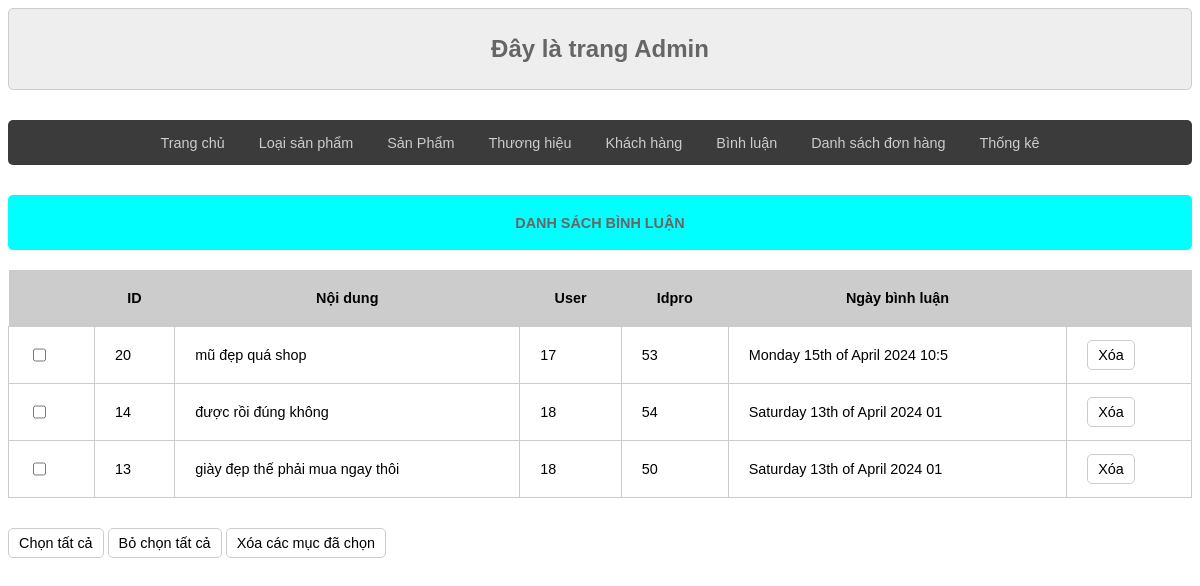
Screenshot of /admin/index.php?act=dsbl with the database file from the repository.
### tables this page shows
CREATE TABLE `tbl_binhluan` (
  `id` int(11) NOT NULL,
  `iduser` int(11) NOT NULL,
  `idpro` int(11) NOT NULL,
  `noidung` varchar(255) NOT NULL,
  `ngaybinhluan` varchar(30) NOT NULL
);

### model/pdo.php (called while the page is built, shortened)
<?php
function pdo_get_connection()
{
    $dburl = "mysql:host=localhost;dbname=website_qlbanhang;charset=utf8";
    $username = 'root';
    $password = '';
    $conn = new PDO($dburl, $username, $password);
    $conn->setAttribute(PDO::ATTR_ERRMODE, PDO::ERRMODE_EXCEPTION);
    return $conn;
}
function pdo_query($sql)
{
    $sql_args = array_slice(func_get_args(), 1);
    try {
        $conn = pdo_get_connection();
        $stmt = $conn->prepare($sql);
        $stmt->execute($sql_args);
        $rows = $stmt->fetchAll();
        return $rows;
    } catch (PDOException $e) {
        throw $e;
    }
}
?>

### model/binhluan.php (called while the page is built, shortened)
<?php
function load_all_binhluan($idpro)
{
    if ($idpro > 0) {
        $sql = "SELECT tbl_binhluan.id,tbl_binhluan.idpro,tbl_binhluan.iduser,tbl_binhluan.noidung, tbl_binhluan.ngaybinhluan, tbl_user.email
    FROM tbl_binhluan
    INNER JOIN tbl_user ON tbl_binhluan.iduser = tbl_user.id WHERE idpro='" . $idpro . "'";
    } else {
        $sql = "SELECT tbl_binhluan.id,tbl_binhluan.idpro,tbl_binhluan.iduser,tbl_binhluan.noidung, tbl_binhluan.ngaybinhluan, tbl_user.email
    FROM tbl_binhluan
    INNER JOIN tbl_user ON tbl_binhluan.iduser = tbl_user.id";
    }
    $sql .= " ORDER BY tbl_binhluan.id DESC";
    $listbl = pdo_query($sql);
    return $listbl;
}
?>

### admin/binhluan/list.php (the view)
<div class="row">
    <div class="row frmtitle">
        <h1>DANH SÁCH BÌNH LUẬN</h1>
    </div>
    <div class="row frmcontent">
        <div class="row mb frmdsloai">
            <table>
                <tr>
                    <th></th>
                    <th>ID</th>
                    <th>Nội dung</th>
                    <th>User</th>
                    <th>Idpro</th>
                    <th>Ngày bình luận</th>
                    <th></th>
                </tr>
                <?php
                foreach ($listbinhluan as $binhluan) {
                    extract($binhluan);
                    $xoabl = "index.php?act=xoabl&id=" . $id;
                    echo '<tr>
                    <td><input type="checkbox" name="" id=""></td>
                    <td>' . $id . '</td>
                    <td>' . $noidung . '</td>
                    <td>' . $iduser . '</td>
                    <td>' . $idpro . '</td>
                    <td>' . $ngaybinhluan . '</td>
                    <td> <a href="' . $xoabl . '"><input type="button" value="Xóa"></a></td>
                </tr>';
                }
                ?>
            </table>
        </div>
        <div class="row mb">
            <input type="button" value="Chọn tất cả">
            <input type="button" value="Bỏ chọn tất cả">
            <input type="button" value="Xóa các mục đã chọn">
        </div>
    </div>
</div>

### view/css/style.css (style rules this page uses)
* { box-sizing: border-box; font-family: sans-serif; font-size: 1.2vw; }
.row { float: left; width: 100%; }
.row input { height: 30px; }
.mb { margin-bottom: 30px; }
.frmtitle { background-color: aqua; color: #666; border-radius: 5px; padding: 10px 20px; }
.frmtitle h1 { text-align: center; }
.frmcontent { padding: 20px 0px; }
.frmcontent input[type="submit"], .frmcontent input[type="reset"], .frmcontent input[type="button"] { border: 1px #ccc solid; border-radius: 5px; padding: 5px 10px; background-color: white; }
.frmdsloai table { width: 100%; border-collapse: collapse; }
.frmdsloai table th { padding: 20px; background-color: #ccc; }
.frmdsloai table td { padding: 10px 20px; border: 1px #ccc solid; }

### rows the page displays
tbl_binhluan: id "20", noidung "mũ đẹp quá shop", iduser "17", idpro "53", ngaybinhluan "Monday 15th of April 2024 10:5"
tbl_binhluan: id "14", noidung "được rồi đúng không", iduser "18", idpro "54", ngaybinhluan "Saturday 13th of April 2024 01"
tbl_binhluan: id "13", noidung "giày đẹp thế phải mua ngay thôi", iduser "18", idpro "50", ngaybinhluan "Saturday 13th of April 2024 01"
